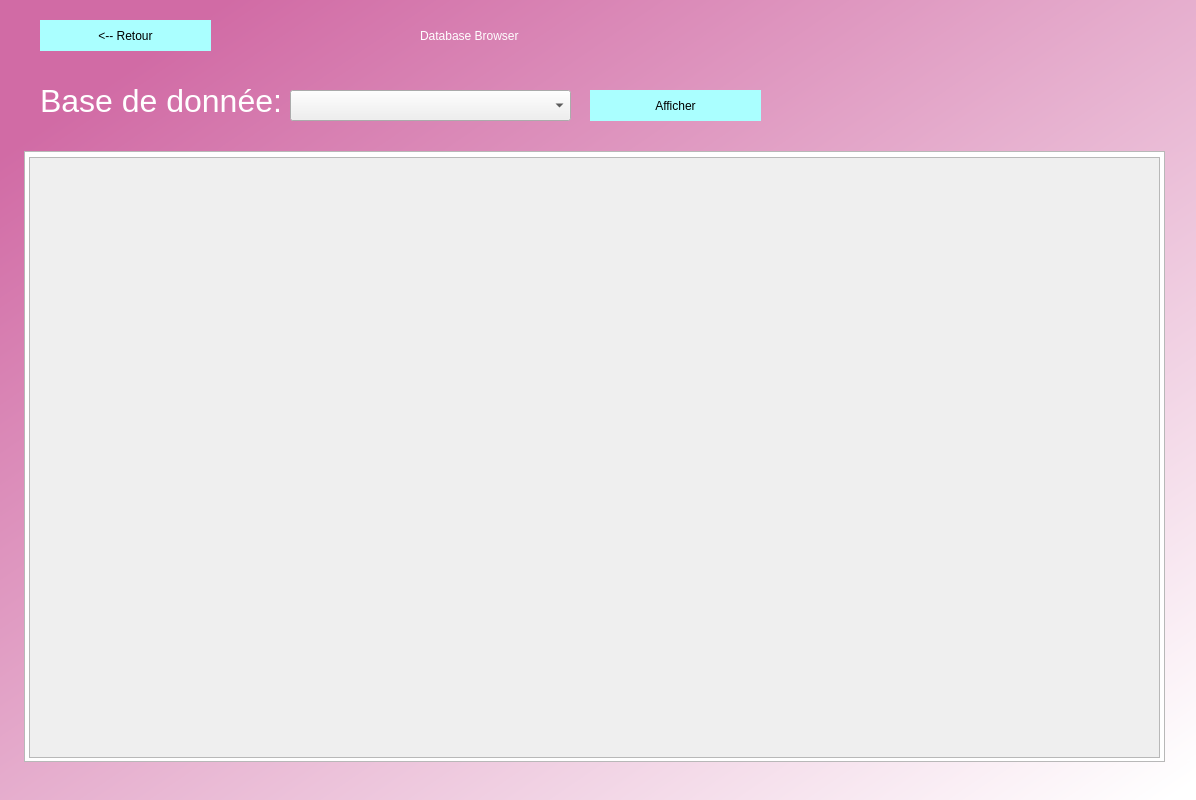
<?xml version="1.0" encoding="UTF-8"?>
<ui version="4.0">
 <class>DatabaseBrowser</class>
 <widget class="QDialog" name="DatabaseBrowser">
  <property name="geometry">
   <rect>
    <x>0</x>
    <y>0</y>
    <width>1196</width>
    <height>800</height>
   </rect>
  </property>
  <property name="windowTitle">
   <string>Dialog</string>
  </property>
  <widget class="QWidget" name="bgwidget" native="true">
   <property name="enabled">
    <bool>true</bool>
   </property>
   <property name="geometry">
    <rect>
     <x>0</x>
     <y>0</y>
     <width>1201</width>
     <height>801</height>
    </rect>
   </property>
   <property name="styleSheet">
    <string notr="true">QWidget#bgwidget{
background-color:qlineargradient(spread:pad, x1:0.091, y1:0.101636, x2:0.991379, y2:0.977, stop:0 rgba(209, 107, 165, 255), stop:1 rgba(255, 255, 255, 255));}</string>
   </property>
   <widget class="QLabel" name="label">
    <property name="geometry">
     <rect>
      <x>420</x>
      <y>0</y>
      <width>391</width>
      <height>71</height>
     </rect>
    </property>
    <property name="styleSheet">
     <string notr="true">font: 36pt &quot;MS Shell Dlg 2&quot;; color:rgb(255, 255, 255)</string>
    </property>
    <property name="text">
     <string>Database Browser</string>
    </property>
   </widget>
   <widget class="QLabel" name="label_bd">
    <property name="geometry">
     <rect>
      <x>40</x>
      <y>80</y>
      <width>241</width>
      <height>41</height>
     </rect>
    </property>
    <property name="font">
     <font>
      <family>MS Shell Dlg 2</family>
      <pointsize>24</pointsize>
      <weight>50</weight>
      <italic>false</italic>
      <bold>false</bold>
     </font>
    </property>
    <property name="styleSheet">
     <string notr="true">font: 24pt &quot;MS Shell Dlg 2&quot;;color:rgb(255, 255, 255)</string>
    </property>
    <property name="text">
     <string>Base de donnée:</string>
    </property>
   </widget>
   <widget class="QPushButton" name="viewtablesbtn">
    <property name="geometry">
     <rect>
      <x>590</x>
      <y>90</y>
      <width>171</width>
      <height>31</height>
     </rect>
    </property>
    <property name="cursor">
     <cursorShape>PointingHandCursor</cursorShape>
    </property>
    <property name="styleSheet">
     <string notr="true">border-radius:20px;
background-color: rgb(170, 255, 255);
font: 14pt &quot;MS Shell Dlg 2&quot;;</string>
    </property>
    <property name="text">
     <string>Afficher</string>
    </property>
   </widget>
   <widget class="QComboBox" name="databasescomboBox">
    <property name="geometry">
     <rect>
      <x>290</x>
      <y>90</y>
      <width>281</width>
      <height>31</height>
     </rect>
    </property>
    <property name="font">
     <font>
      <pointsize>12</pointsize>
     </font>
    </property>
    <property name="styleSheet">
     <string notr="true"/>
    </property>
    <property name="placeholderText">
     <string/>
    </property>
   </widget>
   <widget class="QListWidget" name="listWidget">
    <property name="geometry">
     <rect>
      <x>24</x>
      <y>151</y>
      <width>1141</width>
      <height>611</height>
     </rect>
    </property>
   </widget>
   <widget class="QScrollArea" name="tables_list_scrollArea">
    <property name="geometry">
     <rect>
      <x>29</x>
      <y>157</y>
      <width>1131</width>
      <height>601</height>
     </rect>
    </property>
    <property name="widgetResizable">
     <bool>true</bool>
    </property>
    <widget class="QWidget" name="scrollAreaWidgetContents">
     <property name="geometry">
      <rect>
       <x>0</x>
       <y>0</y>
       <width>1129</width>
       <height>599</height>
      </rect>
     </property>
     <widget class="QWidget" name="verticalLayoutWidget">
      <property name="geometry">
       <rect>
        <x>10</x>
        <y>9</y>
        <width>1111</width>
        <height>581</height>
       </rect>
      </property>
      <layout class="QVBoxLayout" name="tables_list_verticalLayout">
       <property name="sizeConstraint">
        <enum>QLayout::SetDefaultConstraint</enum>
       </property>
       <item>
        <widget class="QLabel" name="label_2">
         <property name="enabled">
          <bool>true</bool>
         </property>
         <property name="text">
          <string/>
         </property>
        </widget>
       </item>
      </layout>
     </widget>
    </widget>
   </widget>
   <widget class="QPushButton" name="retourarrbtn">
    <property name="geometry">
     <rect>
      <x>40</x>
      <y>20</y>
      <width>171</width>
      <height>31</height>
     </rect>
    </property>
    <property name="cursor">
     <cursorShape>PointingHandCursor</cursorShape>
    </property>
    <property name="styleSheet">
     <string notr="true">border-radius:20px;
background-color: rgb(170, 255, 255);
font: 14pt &quot;MS Shell Dlg 2&quot;;</string>
    </property>
    <property name="text">
     <string>&lt;-- Retour</string>
    </property>
   </widget>
  </widget>
 </widget>
 <resources/>
 <connections/>
</ui>
